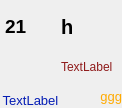
<?xml version="1.0" encoding="UTF-8"?>
<ui version="4.0">
 <class>calWidget</class>
 <widget class="QWidget" name="calWidget">
  <property name="geometry">
   <rect>
    <x>0</x>
    <y>0</y>
    <width>122</width>
    <height>108</height>
   </rect>
  </property>
  <property name="sizePolicy">
   <sizepolicy hsizetype="Preferred" vsizetype="Preferred">
    <horstretch>0</horstretch>
    <verstretch>0</verstretch>
   </sizepolicy>
  </property>
  <property name="minimumSize">
   <size>
    <width>100</width>
    <height>100</height>
   </size>
  </property>
  <property name="windowTitle">
   <string>calWidget</string>
  </property>
  <property name="windowOpacity">
   <double>1.000000000000000</double>
  </property>
  <property name="layoutDirection">
   <enum>Qt::RightToLeft</enum>
  </property>
  <property name="autoFillBackground">
   <bool>false</bool>
  </property>
  <property name="styleSheet">
   <string notr="true"/>
  </property>
  <layout class="QVBoxLayout" name="verticalLayout_2">
   <property name="spacing">
    <number>0</number>
   </property>
   <property name="leftMargin">
    <number>0</number>
   </property>
   <property name="topMargin">
    <number>0</number>
   </property>
   <property name="rightMargin">
    <number>0</number>
   </property>
   <property name="bottomMargin">
    <number>0</number>
   </property>
   <item>
    <layout class="QVBoxLayout" name="verticalLayout_3">
     <property name="spacing">
      <number>2</number>
     </property>
     <item>
      <layout class="QHBoxLayout" name="horizontalLayout" stretch="0,0">
       <property name="spacing">
        <number>0</number>
       </property>
       <property name="leftMargin">
        <number>5</number>
       </property>
       <property name="rightMargin">
        <number>5</number>
       </property>
       <item>
        <widget class="QLabel" name="hDateL">
         <property name="font">
          <font>
           <pointsize>15</pointsize>
           <weight>75</weight>
           <bold>true</bold>
          </font>
         </property>
         <property name="layoutDirection">
          <enum>Qt::RightToLeft</enum>
         </property>
         <property name="autoFillBackground">
          <bool>false</bool>
         </property>
         <property name="text">
          <string>h</string>
         </property>
         <property name="alignment">
          <set>Qt::AlignLeading|Qt::AlignLeft|Qt::AlignVCenter</set>
         </property>
         <property name="margin">
          <number>0</number>
         </property>
        </widget>
       </item>
       <item>
        <widget class="QLabel" name="gDateL">
         <property name="font">
          <font>
           <pointsize>14</pointsize>
           <weight>75</weight>
           <bold>true</bold>
          </font>
         </property>
         <property name="text">
          <string>21</string>
         </property>
         <property name="alignment">
          <set>Qt::AlignLeading|Qt::AlignLeft|Qt::AlignVCenter</set>
         </property>
         <property name="margin">
          <number>0</number>
         </property>
        </widget>
       </item>
      </layout>
     </item>
     <item>
      <layout class="QVBoxLayout" name="verticalLayout_4">
       <property name="spacing">
        <number>0</number>
       </property>
       <property name="sizeConstraint">
        <enum>QLayout::SetDefaultConstraint</enum>
       </property>
      </layout>
     </item>
     <item>
      <layout class="QHBoxLayout" name="horizontalLayout_2">
       <property name="spacing">
        <number>0</number>
       </property>
       <property name="topMargin">
        <number>0</number>
       </property>
       <item>
        <layout class="QVBoxLayout" name="verticalLayout">
         <item>
          <widget class="QLabel" name="omerL">
           <property name="font">
            <font>
             <pointsize>9</pointsize>
            </font>
           </property>
           <property name="styleSheet">
            <string notr="true">color: rgb(143, 26, 26);</string>
           </property>
           <property name="text">
            <string>TextLabel</string>
           </property>
           <property name="alignment">
            <set>Qt::AlignLeading|Qt::AlignLeft|Qt::AlignVCenter</set>
           </property>
           <property name="wordWrap">
            <bool>true</bool>
           </property>
           <property name="margin">
            <number>-1</number>
           </property>
          </widget>
         </item>
         <item>
          <widget class="QLabel" name="holidayL">
           <property name="sizePolicy">
            <sizepolicy hsizetype="Preferred" vsizetype="Preferred">
             <horstretch>0</horstretch>
             <verstretch>0</verstretch>
            </sizepolicy>
           </property>
           <property name="font">
            <font>
             <pointsize>10</pointsize>
            </font>
           </property>
           <property name="styleSheet">
            <string notr="true">color: rgb(255, 170, 0);</string>
           </property>
           <property name="text">
            <string>ggg</string>
           </property>
           <property name="scaledContents">
            <bool>true</bool>
           </property>
           <property name="alignment">
            <set>Qt::AlignRight|Qt::AlignTrailing|Qt::AlignVCenter</set>
           </property>
           <property name="wordWrap">
            <bool>true</bool>
           </property>
           <property name="margin">
            <number>0</number>
           </property>
          </widget>
         </item>
        </layout>
       </item>
       <item>
        <widget class="QLabel" name="parashaL">
         <property name="font">
          <font>
           <pointsize>10</pointsize>
          </font>
         </property>
         <property name="styleSheet">
          <string notr="true">color: rgb(4, 28, 180);</string>
         </property>
         <property name="text">
          <string>TextLabel</string>
         </property>
         <property name="scaledContents">
          <bool>true</bool>
         </property>
         <property name="alignment">
          <set>Qt::AlignBottom|Qt::AlignHCenter</set>
         </property>
         <property name="wordWrap">
          <bool>true</bool>
         </property>
         <property name="margin">
          <number>1</number>
         </property>
        </widget>
       </item>
      </layout>
     </item>
    </layout>
   </item>
  </layout>
 </widget>
 <layoutdefault spacing="6" margin="11"/>
 <resources/>
 <connections/>
</ui>
